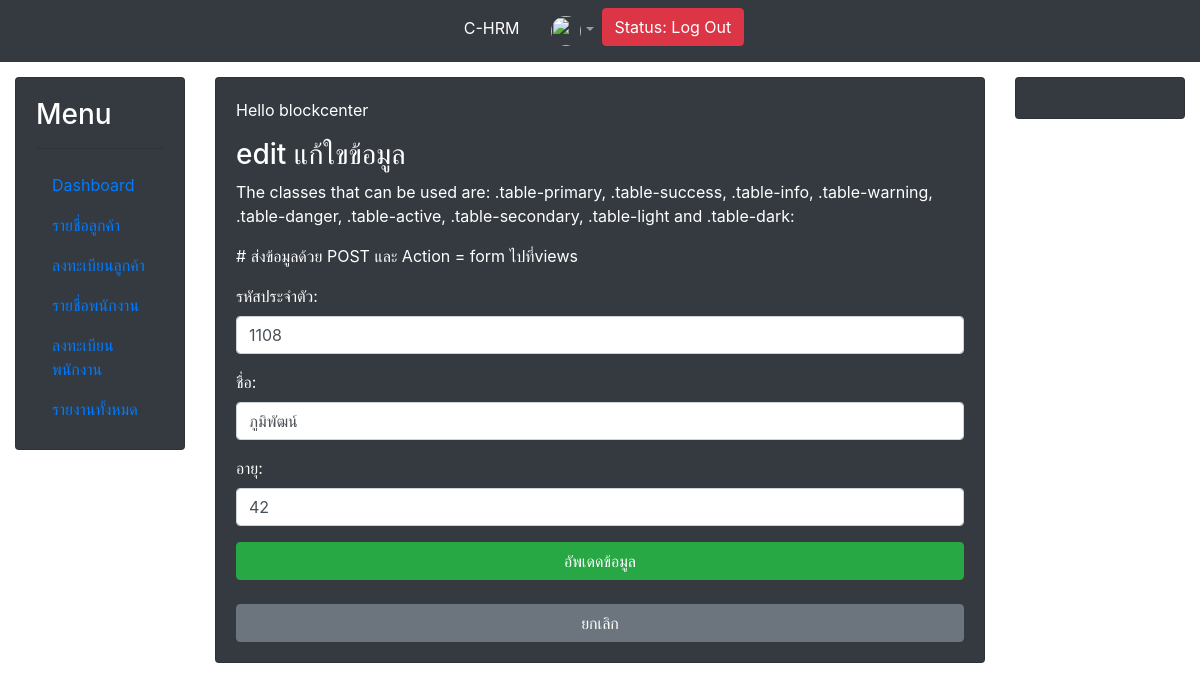
The page /edit/1108 on the database its author committed.
### ClientApp/models.py (models this page shows, shortened)
class Person(models.Model):
    name = models.CharField(max_length=100)
    age = models.PositiveIntegerField()
    date = models.DateField(auto_now_add=True)

### ClientApp/views.py (the view)
# urls.py: path('edit/<id>',views.edit,name="edit-page"),
def edit (request,id):
    if request.method == "POST":
        person = Person.objects.get(id=id)
        name = request.POST["name"]#ดึงข้อมูล name มาจาก POST
        age = request.POST["age"]
        person.name = name
        person.age = age
        person.save()
        messages.success(request,"อัพเดด")
        return redirect('about-page')
    else:
        person_data = Person.objects.get(id=id) # เข้าไปที่ person getเอาข้อมูล มาด้วยid = id ที่ส่งมา เก็บไว้ในตัวแปล person
        return render (request,"edit.html",{"person":person_data}) #ส่งข้อมูลไปที่ edit.html เรียกด้วย person เก็บข้อมูล person_data เอาไว้

### ClientApp/templates/edit.html (shortened to what this page needs)
{% extends "base.html" %}
{% block center %}
<p>Hello blockcenter</p>
<h3>edit แก้ใขข้อมูล </h3>
    <p>The classes that can be used are: .table-primary, .table-success, .table-info, .table-warning, .table-danger, .table-active, .table-secondary, .table-light and .table-dark:</p>
    # ส่งข้อมูลด้วย POST และ Action = form ไปที่views
    <form method="POST">
        <div class="form-group mb-3 mt-3">
          <label for="name" class="form-label">รหัสประจำตัว:</label>
          <input type="text" class="form-control" id="name" placeholder="เช่น: 1001" name="id" value="{{person.id}}">
        </div>
        <div class="form-group mb-3 mt-3">
          <label for="name" class="form-label">ชื่อ:</label>
          <input type="text" class="form-control" id="name" placeholder="เช่น: นายทองดี" name="name" value="{{person.name}}">
        </div>
        <div class="form-group mb-3">
          <label for="age" class="form-label">อายุ:</label>
          <input type="number" class="form-control" id="age" placeholder="อายุ : 25 ปี" name="age" value="{{person.age}}">
        </div>
        <input type="submit" value="อัพเดดข้อมูล" class="btn btn-success btn-block">
        <br><a href="{%url 'about-page'%}"><button type="button" class="btn btn-secondary btn-block">ยกเลิก</button></a>
    </form
{% endblock center%}

### rows shown on the page
Person: id "1108", name "ภูมิพัฒน์", age "42"
